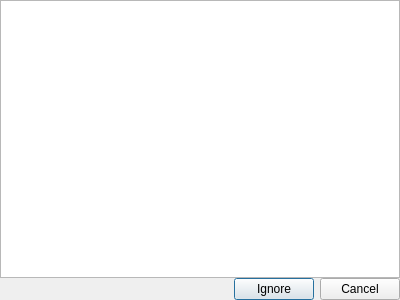
<?xml version="1.0" encoding="UTF-8"?>
<ui version="4.0">
<comment>
  * Released as open source by Gabriel Caudrelier
  *
  * Developed by Gabriel Caudrelier, gabriel dot caudrelier at gmail dot com
  *
  * https://github.com/metrodango/pip3line
  *
  * Released under AGPL see LICENSE for more information
</comment>
 <class>MessageDialog</class>
 <widget class="QDialog" name="MessageDialog">
  <property name="geometry">
   <rect>
    <x>0</x>
    <y>0</y>
    <width>400</width>
    <height>300</height>
   </rect>
  </property>
  <property name="windowTitle">
   <string>Dialog</string>
  </property>
  <layout class="QVBoxLayout" name="verticalLayout">
   <property name="spacing">
    <number>0</number>
   </property>
   <property name="margin">
    <number>0</number>
   </property>
   <item>
    <widget class="QTextEdit" name="messagesDisplay"/>
   </item>
   <item>
    <widget class="QDialogButtonBox" name="buttonBox">
     <property name="orientation">
      <enum>Qt::Horizontal</enum>
     </property>
     <property name="standardButtons">
      <set>QDialogButtonBox::Cancel|QDialogButtonBox::Ignore</set>
     </property>
    </widget>
   </item>
  </layout>
 </widget>
 <resources/>
 <connections>
  <connection>
   <sender>buttonBox</sender>
   <signal>accepted()</signal>
   <receiver>MessageDialog</receiver>
   <slot>accept()</slot>
   <hints>
    <hint type="sourcelabel">
     <x>248</x>
     <y>254</y>
    </hint>
    <hint type="destinationlabel">
     <x>157</x>
     <y>274</y>
    </hint>
   </hints>
  </connection>
  <connection>
   <sender>buttonBox</sender>
   <signal>rejected()</signal>
   <receiver>MessageDialog</receiver>
   <slot>reject()</slot>
   <hints>
    <hint type="sourcelabel">
     <x>316</x>
     <y>260</y>
    </hint>
    <hint type="destinationlabel">
     <x>286</x>
     <y>274</y>
    </hint>
   </hints>
  </connection>
 </connections>
</ui>
